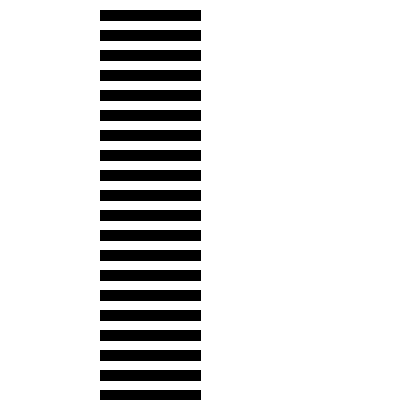
Frame 1 (no input)
Frame 60 (the mouse pressed at the canvas centre just before this capture): identical to frame 1, image omitted
Frame 120 (the mouse held since frame 60 and released just before this capture): identical to frame 1, image omitted

The Processing sketch that drew this single still picture (run headless with seeded random() and noise(); from frame 60 on, the mouse is pressed at the canvas centre):

// Processing sketch: ExampleForLoops
// ── ExampleForLoops.pde
void setup() {
  size(400, 400);
  background(255);
}

void draw() {
  fill(0);
  for (int i=10; i < height; i+=20) { 
    rect(100, i, 100, 10);
  }
}
